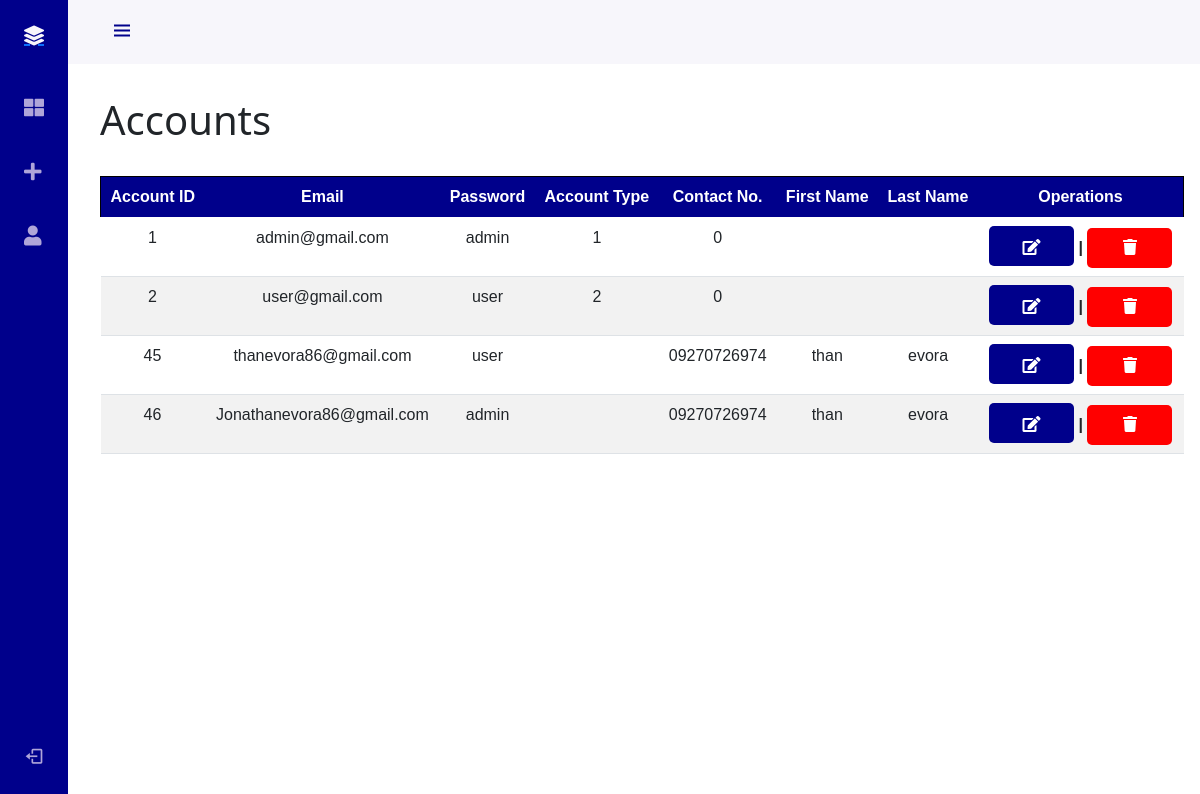
The page /accounts.php on the database its author committed.
### tables this page shows
CREATE TABLE `adi` (
  `tbl_id` int(69) NOT NULL,
  `Email` varchar(69) NOT NULL,
  `password` varchar(69) NOT NULL,
  `account_type` varchar(69) NOT NULL,
  `Contact_No` varchar(255) NOT NULL,
  `Firstname` varchar(255) NOT NULL,
  `Lastname` varchar(255) NOT NULL,
  `age` varchar(255) NOT NULL,
  `gender` varchar(255) NOT NULL
);

### accounts.php (the view, shortened to what this page needs)
<?php
include("connections.php");
$query = "SELECT * FROM `adi`";
$result = mysqli_query($connections, $query);
?>
<!DOCTYPE html>
<html lang="en">
<head>
    <link rel="stylesheet" href="systemm.css">
    <link rel="stylesheet" href="buttons.css">
    <link rel="stylesheet" href="sidebarr.css">
    <link rel="stylesheet" href="https://cdnjs.cloudflare.com/ajax/libs/font-awesome/5.15.4/css/all.min.css">
    <link rel="stylesheet" href="https://cdn.jsdelivr.net/npm/bootstrap@5.0.0-beta1/dist/css/bootstrap.min.css">
    <link rel="stylesheet" href="https://cdn.jsdelivr.net/npm/boxicons@latest/css/boxicons.min.css">
</head>
<body id="body-pd">
    <header class="header" id="header">
        <div class="header_toggle"> <i class='bx bx-menu' id="header-toggle"></i> </div>
    </header>
    <div class="l-navbar" id="nav-bar">
        <nav class="nav">
            <div>
                <a href="mehk.html" class="nav_logo"> <i class="fas fa-layer-group nav_logo-icon"></i> <span class="nav_logo-name">Vehicle Reservation</span> </a>
                <div class="nav_list">
                    <a href="dashboard" class="nav_link"> <i class="fas fa-th-large nav_icon"></i> <span class="nav_name">Dashboard</span> </a>
                    <a href="admin" class="nav_link"> <i class="fas fa-plus nav_icon"></i> <span class="nav_name">Add Vehicle</span> </a>
                    <a href="accounts" class="nav_link"> <i class="fas fa-user nav_icon"></i> <span class="nav_name">Accounts</span> </a>
                </div>
            </div>
            <a href="#" class="nav_link" onclick="logout()"> <i class='bx bx-log-out nav_icon'></i> <span class="nav_name">log out</span> </a>
        </nav>
    </div>
    <br><br><br><br>
    <div class="col">
    <b><h1>Accounts</h1></b><br>
    <table class="table">
        <thead>
            <tr class="tr1">
                <th>Account ID</th>
                <th>Email</th>
                <th>Password</th>
                <th>Account Type</th>
                <th>Contact No.</th>
                <th>First Name</th>
                <th>Last Name</th>
                <th>Operations</th>
            </tr>
        </thead>
        <tbody>
            <?php if ($result && mysqli_num_rows($result) > 0) : ?>
                <?php while ($row = mysqli_fetch_assoc($result)) : ?>
                    <tr>
                        <td><?php echo $row['tbl_id']; ?></td>
                        <td><?php echo $row['Email']; ?></td>
                        <td><?php echo $row['password']; ?></td>
                        <td><?php echo $row['account_type']; ?></td>
                        <td><?php echo $row['Contact_No']; ?></td>
                        <td><?php echo $row['Firstname']; ?></td>
                        <td><?php echo $row['Lastname']; ?></td>
                        <td>
                            <a href="#" class="edit-button" data-bs-toggle="modal" data-bs-target="#editModal" data-id="<?php echo $row['tbl_id']; ?>">
                                <i class="fas fa-edit"></i>
                            </a>
                            <b> |</b>
                            <form action="delete-accounts.php?id=<?php echo $row['tbl_id']; ?>" method="POST" style="display: inline;">
                                <button type="submit" class="delete-button" style="border: none; padding: 0;">
                                    <i class="fas fa-trash"></i>
                                </button>
                            </form>
                        </td>
                    </tr>
                <?php endwhile; ?>
            <?php else : ?>
                <tr>
                    <td colspan="8">No records found</td>
                </tr>
            <?php endif; ?>
        </tbody>
    </table>
</body>
</html>

### systemm.css (style rules this page uses)
body { font-family: Arial, sans-serif; margin: 0; padding: 0; display: flex; min-height: 100vh; flex-direction: column; background-color: f8f9fa; }
header { position: relative; color: white; text-align: center; padding: 15px; }
table { width: 90%; border-collapse: collapse; margin: 0 auto; text-align: center; justify-content: center; height: 50px; font-family: Arial, Helvetica, sans-serif; animation: fadeIn 0.9s ease forwards; }
th, td { border: 1px solid #ddd; padding: 8px; }
tr:nth-child(even) { background-color: #f2f2f2; }
.tr1 { background-color: darkblue; color: white; border: 1px solid #000; padding: 15px; text-align: center; width: 150px; }
button { padding: 10px 20px; width: 200px; height: 50px; background-color: #020c66; color: #fff; border: none; border-radius: 5px; cursor: pointer; margin: 5px; font-size: medium; font-family: arial, sans-serif; }

### buttons.css (style rules this page uses)
.delete-button { background-color: red; height: 40px; width: 85px; padding: 10px; border-radius: 5px; color: white; display: inline-block; }
.edit-button { background-color: darkblue; height: 40px; width: 85px; padding: 10px; border-radius: 5px; color: white; display: inline-block; }

### sidebarr.css (style rules this page uses)
:root { --header-height: 3rem; --nav-width: 68px; --first-color: darkblue; --first-color-light: #AFA5D9; --white-color: #F7F6FB; --body-font: 'Nunito', sans-serif; --normal-font-size: 1rem; --z-fixed: 100; }
body { position: relative; margin: var(--header-height) 0 0 0; padding: 0 1rem; font-family: var(--body-font); font-size: var(--normal-font-size); transition: .5s; }
a { text-decoration: none; }
.header { width: 100%; height: var(--header-height); position: fixed; top: 0; left: 0; display: flex; align-items: center; justify-content: space-between; padding: 0 1rem; background-color: var(--white-color); z-index: var(--z-fixed); transition: .5s; }
.header_toggle { color: var(--first-color); font-size: 1.5rem; cursor: pointer; margin-left: 10px; }
.l-navbar { position: fixed; top: 0; left: -30%; width: var(--nav-width); height: 100vh; background-color: var(--first-color); padding: .5rem 1rem 0 0; transition: .5s; z-index: var(--z-fixed); }
.nav { height: 100%; display: flex; flex-direction: column; justify-content: space-between; overflow: hidden; }
.nav_logo, .nav_link { display: grid; grid-template-columns: max-content max-content; align-items: center; column-gap: 1rem; padding: .5rem 0 .5rem 1.5rem; }
.nav_logo { margin-bottom: 2rem; }
.nav_logo-icon { font-size: 1.25rem; color: var(--white-color); }
.nav_link { position: relative; color: var(--first-color-light); margin-bottom: 1.5rem; transition: .3s; text-decoration: none; }
.nav_icon { font-size: 1.25rem; }
@media screen and (min-width: 768px) { body { margin: calc(var(--header-height) + 1rem) 0 0 0; padding-left: calc(var(--nav-width) + 2rem); } }
@media screen and (min-width: 768px) { .header { height: calc(var(--header-height) + 1rem); padding: 0 2rem 0 calc(var(--nav-width) + 2rem); } }
@media screen and (min-width: 768px) { .l-navbar { left: 0; padding: 1rem 1rem 0 0; } }

### rows shown on the page
adi: tbl_id "1", Email "admin@gmail.com", password "admin", account_type "1", Contact_No "0"
adi: tbl_id "2", Email "user@gmail.com", password "user", account_type "2", Contact_No "0"
adi: tbl_id "45", Email "thanevora86@gmail.com", password "user", Contact_No "09270726974", Firstname "than", Lastname "evora"
adi: tbl_id "46", Email "Jonathanevora86@gmail.com", password "admin", Contact_No "09270726974", Firstname "than", Lastname "evora"
